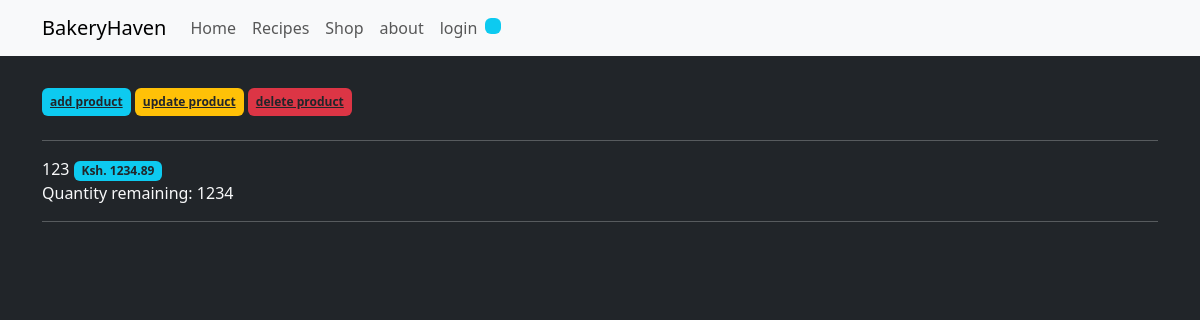
The page /my-shop/1/ on the database as committed earlier.
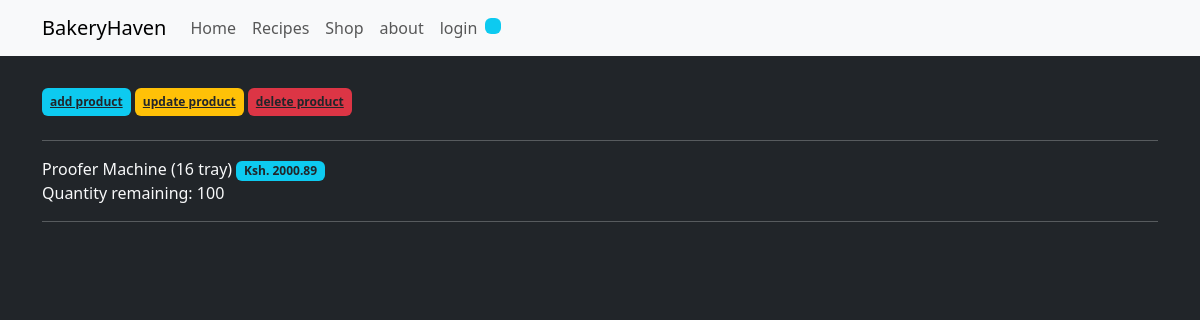
The same page on the database as committed later.
### base/models.py (models this page shows, shortened)
class Shop(models.Model):
    productName = models.CharField(max_length=150)
    quantity = models.IntegerField()
    price = models.DecimalField(max_digits=10, decimal_places=2)
    created_at = models.DateTimeField(auto_now_add=True)
    updated_at = models.DateTimeField(auto_now=True)
    class Meta:
        ordering =['-updated_at','-created_at']

### base/views.py (the view)
# urls.py: path('my-shop/',views.shops, name='shops'),
def shop(request, pk):
    shop = Shop.objects.get(id=pk)
    context = {"shop": shop}
    return render(request, 'base/shop.html', context)

### base/templates/base/shop.html
{% extends 'main.html'%}
{% block content%}
<div class="container my-4 ">
    <a class= "badge bg-info text-dark px-2 py-2 my-2 " href="{% url 'create-shop' %}"> add product</a>
    <a class= "badge bg-warning text-dark px-2 py-2 my-2 " href="{% url 'update-shop' shop.id %}"> update product</a>
    <a class= "badge bg-danger text-dark px-2 py-2 my-2 " href="{% url 'delete-shop' shop.id %}"> delete product</a>
<hr>
    <div>{{shop.productName}} <span class="badge bg-info text-dark">Ksh. {{shop.price}} </span></div>
    <div> Quantity remaining: {{shop.quantity}} </div>
<hr>
{% endblock content %}

Rows that differ between the two databases and show on the page:
changed Shop: productName "123" → "Proofer Machine (16 tray)"; price "1234.89" → "2000.89"; quantity "1234" → "100"
